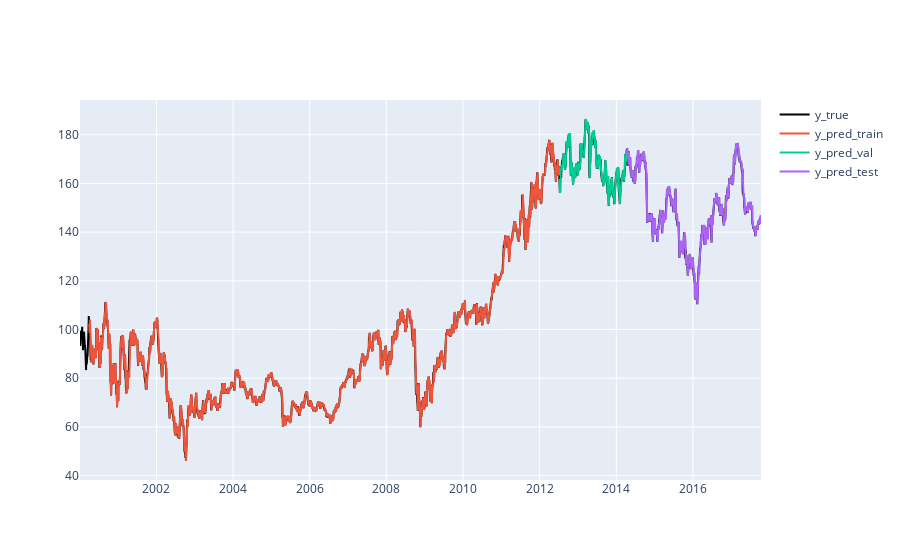

Notebook code for this chart:
### Code cell
symbol = "ibm"
stock = StockData(symbol, dates, transformation=NormalizationCurrentDay())
stock.inference(model_Conv1D)

stock_evaluator = Evaluator()
stock_evaluator.evaluate(pd.Series(stock.y_pred['test'].flatten()), pd.Series(stock.y_true['test'].flatten()))
print(stock_evaluator.metrics)

stock.plot()

### Figure 1 — Plotly figure (JSON) as saved in the notebook; plotly's stock layout.template omitted (floating-point values rounded to 4 significant figures; data arrays with more than 128 entries replaced by an {"elided": "..."} marker saying what was removed)
{"data": [{"line": {"color": "black", "width": 2}, "name": "y_true", "type": "scatter", "x": {"elided": "4473 str values"}, "y": {"elided": "4473 float values"}}, {"name": "y_pred_train", "type": "scatter", "x": {"elided": "3089 str values"}, "y": {"elided": "3089 float values"}}, {"name": "y_pred_val", "type": "scatter", "x": {"elided": "441 str values"}, "y": {"elided": "441 float values"}}, {"name": "y_pred_test", "type": "scatter", "x": {"elided": "883 str values"}, "y": {"elided": "883 float values"}}], "layout": {}}
